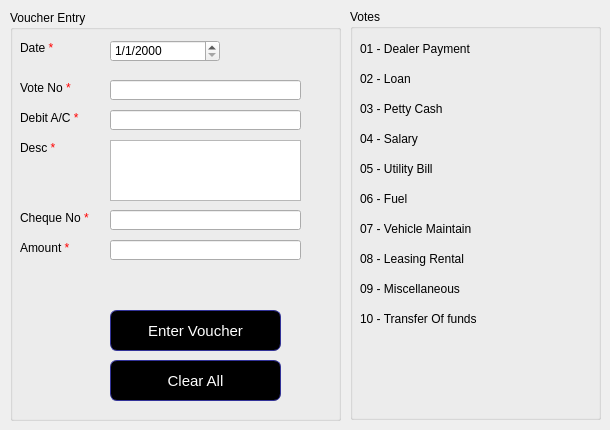
      <widget class="QWidget" name="tab_15">
       <attribute name="title">
        <string>Data Entry</string>
       </attribute>
       <widget class="QGroupBox" name="groupBox_41">
        <property name="geometry">
         <rect>
          <x>350</x>
          <y>9</y>
          <width>251</width>
          <height>411</height>
         </rect>
        </property>
        <property name="title">
         <string>Votes</string>
        </property>
        <widget class="QLabel" name="label_121">
         <property name="geometry">
          <rect>
           <x>10</x>
           <y>30</y>
           <width>191</width>
           <height>20</height>
          </rect>
         </property>
         <property name="text">
          <string>01 - Dealer Payment</string>
         </property>
        </widget>
        <widget class="QLabel" name="label_122">
         <property name="geometry">
          <rect>
           <x>10</x>
           <y>60</y>
           <width>191</width>
           <height>20</height>
          </rect>
         </property>
         <property name="text">
          <string>02 - Loan</string>
         </property>
        </widget>
        <widget class="QLabel" name="label_123">
         <property name="geometry">
          <rect>
           <x>10</x>
           <y>90</y>
           <width>191</width>
           <height>20</height>
          </rect>
         </property>
         <property name="text">
          <string>03 - Petty Cash</string>
         </property>
        </widget>
        <widget class="QLabel" name="label_124">
         <property name="geometry">
          <rect>
           <x>10</x>
           <y>120</y>
           <width>191</width>
           <height>20</height>
          </rect>
         </property>
         <property name="text">
          <string>04 - Salary</string>
         </property>
        </widget>
        <widget class="QLabel" name="label_125">
         <property name="geometry">
          <rect>
           <x>10</x>
           <y>150</y>
           <width>191</width>
           <height>20</height>
          </rect>
         </property>
         <property name="text">
          <string>05 - Utility Bill</string>
         </property>
        </widget>
        <widget class="QLabel" name="label_126">
         <property name="geometry">
          <rect>
           <x>10</x>
           <y>180</y>
           <width>191</width>
           <height>20</height>
          </rect>
         </property>
         <property name="text">
          <string>06 - Fuel</string>
         </property>
        </widget>
        <widget class="QLabel" name="label_127">
         <property name="geometry">
          <rect>
           <x>10</x>
           <y>210</y>
           <width>191</width>
           <height>20</height>
          </rect>
         </property>
         <property name="text">
          <string>07 - Vehicle Maintain</string>
         </property>
        </widget>
        <widget class="QLabel" name="label_128">
         <property name="geometry">
          <rect>
           <x>10</x>
           <y>270</y>
           <width>191</width>
           <height>20</height>
          </rect>
         </property>
         <property name="text">
          <string>09 - Miscellaneous</string>
         </property>
        </widget>
        <widget class="QLabel" name="label_129">
         <property name="geometry">
          <rect>
           <x>10</x>
           <y>240</y>
           <width>191</width>
           <height>20</height>
          </rect>
         </property>
         <property name="text">
          <string>08 - Leasing Rental</string>
         </property>
        </widget>
        <widget class="QLabel" name="label_192">
         <property name="geometry">
          <rect>
           <x>10</x>
           <y>300</y>
           <width>191</width>
           <height>20</height>
          </rect>
         </property>
         <property name="text">
          <string>10 - Transfer Of funds</string>
         </property>
        </widget>
       </widget>
       <widget class="QGroupBox" name="groupBox_42">
        <property name="geometry">
         <rect>
          <x>10</x>
          <y>10</y>
          <width>331</width>
          <height>411</height>
         </rect>
        </property>
        <property name="title">
         <string>Voucher Entry</string>
        </property>
        <widget class="QLabel" name="label_130">
         <property name="geometry">
          <rect>
           <x>10</x>
           <y>70</y>
           <width>61</width>
           <height>16</height>
          </rect>
         </property>
         <property name="text">
          <string>Vote No &lt;span style=&quot;color: red&quot;&gt;*&lt;/span&gt;</string>
         </property>
        </widget>
        <widget class="QLineEdit" name="lineEdit_21">
         <property name="geometry">
          <rect>
           <x>100</x>
           <y>70</y>
           <width>191</width>
           <height>20</height>
          </rect>
         </property>
         <property name="text">
          <string/>
         </property>
        </widget>
        <widget class="QLabel" name="label_131">
         <property name="geometry">
          <rect>
           <x>10</x>
           <y>30</y>
           <width>61</width>
           <height>16</height>
          </rect>
         </property>
         <property name="text">
          <string>Date &lt;span style=&quot;color: red&quot;&gt;*&lt;/span&gt;</string>
         </property>
        </widget>
        <widget class="QDateEdit" name="dateEdit_11">
         <property name="geometry">
          <rect>
           <x>100</x>
           <y>30</y>
           <width>110</width>
           <height>22</height>
          </rect>
         </property>
         <property name="displayFormat">
          <string>d/M/yyyy</string>
         </property>
        </widget>
        <widget class="QLineEdit" name="lineEdit_22">
         <property name="geometry">
          <rect>
           <x>100</x>
           <y>100</y>
           <width>191</width>
           <height>20</height>
          </rect>
         </property>
         <property name="text">
          <string/>
         </property>
        </widget>
        <widget class="QLabel" name="label_132">
         <property name="geometry">
          <rect>
           <x>10</x>
           <y>100</y>
           <width>71</width>
           <height>16</height>
          </rect>
         </property>
         <property name="text">
          <string>Debit A/C &lt;span style=&quot;color: red&quot;&gt;*&lt;/span&gt;</string>
         </property>
        </widget>
        <widget class="QLabel" name="label_133">
         <property name="geometry">
          <rect>
           <x>10</x>
           <y>130</y>
           <width>71</width>
           <height>16</height>
          </rect>
         </property>
         <property name="text">
          <string>Desc &lt;span style=&quot;color: red&quot;&gt;*&lt;/span&gt;</string>
         </property>
        </widget>
        <widget class="QLabel" name="label_134">
         <property name="geometry">
          <rect>
           <x>10</x>
           <y>200</y>
           <width>81</width>
           <height>16</height>
          </rect>
         </property>
         <property name="text">
          <string>Cheque No &lt;span style=&quot;color: red&quot;&gt;*&lt;/span&gt;</string>
         </property>
        </widget>
        <widget class="QLineEdit" name="lineEdit_24">
         <property name="geometry">
          <rect>
           <x>100</x>
           <y>200</y>
           <width>191</width>
           <height>20</height>
          </rect>
         </property>
         <property name="text">
          <string/>
         </property>
        </widget>
        <widget class="QLabel" name="label_135">
         <property name="geometry">
          <rect>
           <x>10</x>
           <y>230</y>
           <width>71</width>
           <height>16</height>
          </rect>
         </property>
         <property name="text">
          <string>Amount &lt;span style=&quot;color: red&quot;&gt;*&lt;/span&gt;</string>
         </property>
        </widget>
        <widget class="QLineEdit" name="lineEdit_25">
         <property name="geometry">
          <rect>
           <x>100</x>
           <y>230</y>
           <width>191</width>
           <height>20</height>
          </rect>
         </property>
         <property name="text">
          <string/>
         </property>
        </widget>
        <widget class="QPushButton" name="pushButton_44">
         <property name="geometry">
          <rect>
           <x>100</x>
           <y>300</y>
           <width>171</width>
           <height>41</height>
          </rect>
         </property>
         <property name="styleSheet">
          <string notr="true">QPushButton:hover {
color: black;
background-color: grey;
border-width: 1px;
border-color: #339;
border-style: solid;
border-radius: 7;
padding: 3px;
font-size: 15px;
padding-left: 5px;
padding-right: 5px;
}
QPushButton {
color: white;
background-color: QLinearGradient( );
border-width: 1px;
border-color: #339;
border-style: solid;
border-radius: 7;
padding: 3px;
font-size: 15px;
padding-left: 5px;
padding-right: 5px;

}</string>
         </property>
         <property name="text">
          <string>Enter Voucher</string>
         </property>
        </widget>
        <widget class="QPlainTextEdit" name="plainTextEdit_3">
         <property name="geometry">
          <rect>
           <x>100</x>
           <y>130</y>
           <width>191</width>
           <height>61</height>
          </rect>
         </property>
        </widget>
        <widget class="QLabel" name="label_136">
         <property name="geometry">
          <rect>
           <x>50</x>
           <y>260</y>
           <width>271</width>
           <height>31</height>
          </rect>
         </property>
         <property name="styleSheet">
          <string notr="true">color:red;</string>
         </property>
         <property name="text">
          <string/>
         </property>
        </widget>
        <widget class="QPushButton" name="pushButton_60">
         <property name="geometry">
          <rect>
           <x>100</x>
           <y>350</y>
           <width>171</width>
           <height>41</height>
          </rect>
         </property>
         <property name="styleSheet">
          <string notr="true">QPushButton {
color: white;
background-color: QLinearGradient( );
border-width: 1px;
border-color: #339;
border-style: solid;
border-radius: 7;
padding: 3px;
font-size: 15px;
padding-left: 5px;
padding-right: 5px;

}
QPushButton:hover {
color: black;
background-color: grey;
border-width: 1px;
border-color: #339;
border-style: solid;
border-radius: 7;
padding: 3px;
font-size: 15px;
padding-left: 5px;
padding-right: 5px;
}</string>
         </property>
         <property name="text">
          <string>Clear All</string>
         </property>
        </widget>
       </widget>
      </widget>
